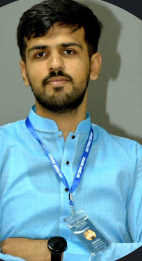
#> input picture Try/img/img.png, 142 x 261 px
$ python 3_basic_functions.py
#> lines starting #> are read from the running program, lines starting #| are printed output that depends on the picture; after the words box and inside, x2 and y2 are one past the last pixel; in counts of white or black regions, pixels touching at a corner belong together
import cv2 as cv

img = cv.imread('img/img.png')
#> img is the input picture: shape (261, 142, 3); mean B, G, R 149.6, 145.8, 113.8
# cv.imshow('Image', img)

# Converting to grayscale
# ----------------------------------------------
gray = cv.cvtColor(img, cv.COLOR_BGR2GRAY)
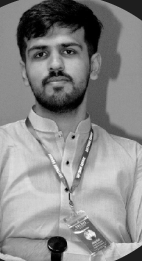
#> gray: shape (261, 142); min 0, max 252, mean 136.7
# cv.imshow('GrayScale', gray)

# Blur the image. We will use a basic blur, that is Gaussian Blur
# ----------------------------------------------
blur = cv.GaussianBlur(img, (15, 15), cv.BORDER_DEFAULT)
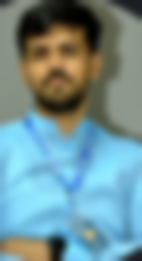
#> blur: shape (261, 142, 3); mean B, G, R 149.6, 145.8, 113.9
# cv.imshow('Blur', blur)

# Edge Cascade
# ----------------------------------------------
canny = cv.Canny(img, 125, 125)  # Pass blur here to reduce the edges
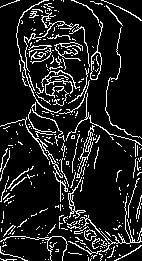
#> canny: shape (261, 142); 12.6% white in thin lines or dots
# cv.imshow('Canny Edges', canny)

# Dilate an image using the specific structuring elements (the canny edges)
# ----------------------------------------------
dilated = cv.dilate(canny, (7, 7), iterations=3)
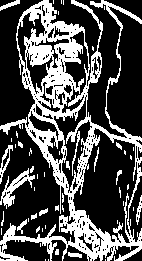
#> dilated: shape (261, 142); 31.1% white; 53 white regions (36 under 20 px), largest, box (x1, y1, x2, y2) and area: (0, 0, 142, 261) 10124, (0, 168, 35, 209) 400, (0, 145, 13, 184) 143
# cv.imshow('Dilated', dilated)

# Eroding the dilated image
# ----------------------------------------------
eroded = cv.erode(dilated, (7, 7), iterations=3)
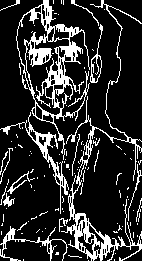
#> eroded: shape (261, 142); 17.7% white in thin lines or dots
# cv.imshow('Eroded', eroded)

# Resize (cv.RESIZE), ignores the aspect ratio
# ----------------------------------------------
resized = cv.resize(img, (500, 500), interpolation=cv.INTER_CUBIC)
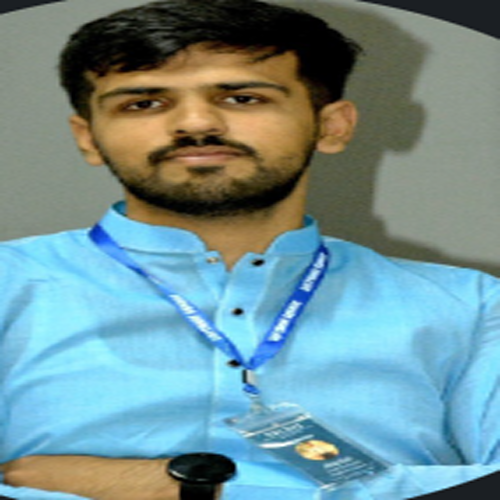
#> resized: shape (500, 500, 3); mean B, G, R 149.6, 145.8, 113.8
# cv.INTER_AREA for resize to smaller size. cv.INTER_LINEAR and cv.INTER_CUBIC for low to high resizing.
# INTER_CUBIC is slowest, but results in most high quality image.
# cv.imshow('Resized', resized)

# Cropping the image
# ----------------------------------------------
cropped = img[50:200, 50:200]
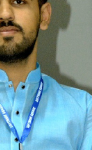
#> cropped: shape (150, 92, 3); mean B, G, R 151.1, 149.1, 119.2
# cv.imshow('Cropped', cropped)
cv.waitKey(0)
